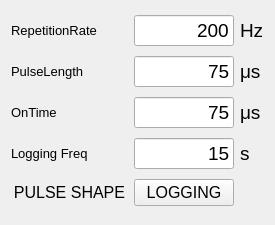
            <widget class="QWidget" name="Window_PulseShape" native="true">
             <property name="minimumSize">
              <size>
               <width>275</width>
               <height>225</height>
              </size>
             </property>
             <property name="maximumSize">
              <size>
               <width>300</width>
               <height>400</height>
              </size>
             </property>
             <layout class="QGridLayout" name="gridLayout_7">
              <item row="1" column="5">
               <widget class="QLineEdit" name="input_repetition_rate">
                <property name="maximumSize">
                 <size>
                  <width>100</width>
                  <height>16777215</height>
                 </size>
                </property>
                <property name="font">
                 <font>
                  <pointsize>14</pointsize>
                 </font>
                </property>
                <property name="text">
                 <string>200</string>
                </property>
                <property name="alignment">
                 <set>Qt::AlignRight|Qt::AlignTrailing|Qt::AlignVCenter</set>
                </property>
                <property name="placeholderText">
                 <string>75</string>
                </property>
               </widget>
              </item>
              <item row="3" column="5">
               <widget class="QLineEdit" name="value_on_time">
                <property name="maximumSize">
                 <size>
                  <width>100</width>
                  <height>16777215</height>
                 </size>
                </property>
                <property name="font">
                 <font>
                  <pointsize>14</pointsize>
                 </font>
                </property>
                <property name="text">
                 <string>75</string>
                </property>
                <property name="alignment">
                 <set>Qt::AlignRight|Qt::AlignTrailing|Qt::AlignVCenter</set>
                </property>
                <property name="placeholderText">
                 <string>75</string>
                </property>
               </widget>
              </item>
              <item row="3" column="6">
               <widget class="QLabel" name="OnTime_Unit">
                <property name="font">
                 <font>
                  <pointsize>14</pointsize>
                 </font>
                </property>
                <property name="text">
                 <string>μs</string>
                </property>
               </widget>
              </item>
              <item row="4" column="6">
               <widget class="QLabel" name="LoggingFreq_Unit">
                <property name="font">
                 <font>
                  <pointsize>14</pointsize>
                 </font>
                </property>
                <property name="text">
                 <string>s</string>
                </property>
               </widget>
              </item>
              <item row="1" column="0" colspan="4">
               <widget class="QLabel" name="Text_RepetitionRate">
                <property name="font">
                 <font>
                  <pointsize>10</pointsize>
                 </font>
                </property>
                <property name="text">
                 <string>RepetitionRate</string>
                </property>
               </widget>
              </item>
              <item row="4" column="0" colspan="3">
               <widget class="QLabel" name="Text_LoggingFreq">
                <property name="font">
                 <font>
                  <pointsize>10</pointsize>
                 </font>
                </property>
                <property name="text">
                 <string>Logging Freq</string>
                </property>
               </widget>
              </item>
              <item row="3" column="0" colspan="2">
               <widget class="QLabel" name="Text_OnTime">
                <property name="font">
                 <font>
                  <pointsize>10</pointsize>
                 </font>
                </property>
                <property name="text">
                 <string>OnTime</string>
                </property>
               </widget>
              </item>
              <item row="2" column="0" colspan="3">
               <widget class="QLabel" name="Text_PulseLength">
                <property name="font">
                 <font>
                  <pointsize>10</pointsize>
                 </font>
                </property>
                <property name="text">
                 <string>PulseLength</string>
                </property>
               </widget>
              </item>
              <item row="4" column="5">
               <widget class="QLineEdit" name="input_logging_freq">
                <property name="maximumSize">
                 <size>
                  <width>100</width>
                  <height>16777215</height>
                 </size>
                </property>
                <property name="font">
                 <font>
                  <pointsize>14</pointsize>
                 </font>
                </property>
                <property name="text">
                 <string>15</string>
                </property>
                <property name="alignment">
                 <set>Qt::AlignRight|Qt::AlignTrailing|Qt::AlignVCenter</set>
                </property>
                <property name="placeholderText">
                 <string>75</string>
                </property>
               </widget>
              </item>
              <item row="2" column="5">
               <widget class="QLineEdit" name="value_pulse_length">
                <property name="maximumSize">
                 <size>
                  <width>100</width>
                  <height>16777215</height>
                 </size>
                </property>
                <property name="font">
                 <font>
                  <pointsize>14</pointsize>
                 </font>
                </property>
                <property name="text">
                 <string>75</string>
                </property>
                <property name="alignment">
                 <set>Qt::AlignRight|Qt::AlignTrailing|Qt::AlignVCenter</set>
                </property>
                <property name="placeholderText">
                 <string>75</string>
                </property>
               </widget>
              </item>
              <item row="1" column="6">
               <widget class="QLabel" name="RepetitionRate_Unit">
                <property name="font">
                 <font>
                  <pointsize>14</pointsize>
                 </font>
                </property>
                <property name="text">
                 <string>Hz</string>
                </property>
               </widget>
              </item>
              <item row="2" column="6">
               <widget class="QLabel" name="PulseLength_Unit">
                <property name="font">
                 <font>
                  <pointsize>14</pointsize>
                 </font>
                </property>
                <property name="text">
                 <string>μs</string>
                </property>
               </widget>
              </item>
              <item row="6" column="0" colspan="5">
               <widget class="QLabel" name="BoxLabel_PulseShape">
                <property name="font">
                 <font>
                  <pointsize>12</pointsize>
                 </font>
                </property>
                <property name="text">
                 <string>PULSE SHAPE</string>
                </property>
                <property name="alignment">
                 <set>Qt::AlignCenter</set>
                </property>
               </widget>
              </item>
              <item row="6" column="5">
               <widget class="QPushButton" name="button_toggle_logging">
                <property name="font">
                 <font>
                  <pointsize>12</pointsize>
                 </font>
                </property>
                <property name="text">
                 <string>LOGGING</string>
                </property>
                <property name="checkable">
                 <bool>true</bool>
                </property>
               </widget>
              </item>
             </layout>
            </widget>
